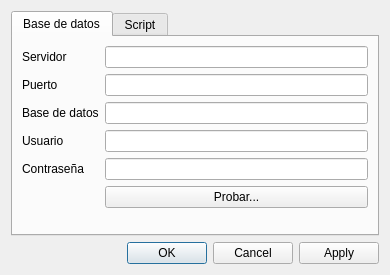
<?xml version="1.0" encoding="UTF-8"?>
<ui version="4.0">
 <class>PreferenciasDlgClass</class>
 <widget class="QDialog" name="PreferenciasDlgClass">
  <property name="geometry">
   <rect>
    <x>0</x>
    <y>0</y>
    <width>390</width>
    <height>275</height>
   </rect>
  </property>
  <property name="windowTitle">
   <string>Preferencias</string>
  </property>
  <layout class="QVBoxLayout" name="verticalLayout">
   <item>
    <widget class="QTabWidget" name="tabWidget">
     <property name="currentIndex">
      <number>0</number>
     </property>
     <widget class="QWidget" name="tab">
      <attribute name="title">
       <string>Base de datos</string>
      </attribute>
      <layout class="QFormLayout" name="formLayout">
       <item row="0" column="0">
        <widget class="QLabel" name="label">
         <property name="text">
          <string>Servidor</string>
         </property>
         <property name="buddy">
          <cstring>servidor</cstring>
         </property>
        </widget>
       </item>
       <item row="0" column="1">
        <widget class="QLineEdit" name="servidor"/>
       </item>
       <item row="2" column="0">
        <widget class="QLabel" name="label_2">
         <property name="text">
          <string>Base de datos</string>
         </property>
         <property name="buddy">
          <cstring>basedatos</cstring>
         </property>
        </widget>
       </item>
       <item row="2" column="1">
        <widget class="QLineEdit" name="basedatos"/>
       </item>
       <item row="3" column="0">
        <widget class="QLabel" name="label_3">
         <property name="text">
          <string>Usuario</string>
         </property>
         <property name="buddy">
          <cstring>usuario</cstring>
         </property>
        </widget>
       </item>
       <item row="4" column="0">
        <widget class="QLabel" name="label_4">
         <property name="text">
          <string>Contraseña</string>
         </property>
         <property name="buddy">
          <cstring>password</cstring>
         </property>
        </widget>
       </item>
       <item row="4" column="1">
        <widget class="QLineEdit" name="password">
         <property name="echoMode">
          <enum>QLineEdit::Password</enum>
         </property>
        </widget>
       </item>
       <item row="5" column="1">
        <widget class="QPushButton" name="probar">
         <property name="text">
          <string>Probar...</string>
         </property>
        </widget>
       </item>
       <item row="3" column="1">
        <widget class="QLineEdit" name="usuario"/>
       </item>
       <item row="1" column="1">
        <widget class="QLineEdit" name="puerto"/>
       </item>
       <item row="1" column="0">
        <widget class="QLabel" name="label_5">
         <property name="text">
          <string>Puerto</string>
         </property>
         <property name="buddy">
          <cstring>puerto</cstring>
         </property>
        </widget>
       </item>
      </layout>
     </widget>
     <widget class="QWidget" name="tab_2">
      <attribute name="title">
       <string>Script</string>
      </attribute>
      <layout class="QVBoxLayout" name="verticalLayout_2">
       <item>
        <widget class="QCheckBox" name="checkScriptStackable">
         <property name="text">
          <string>Emular contextos apilables</string>
         </property>
        </widget>
       </item>
       <item>
        <widget class="QCheckBox" name="beautifier">
         <property name="text">
          <string>Embellecer fórmulas en informe de cálculo</string>
         </property>
        </widget>
       </item>
       <item>
        <spacer name="verticalSpacer">
         <property name="orientation">
          <enum>Qt::Vertical</enum>
         </property>
         <property name="sizeHint" stdset="0">
          <size>
           <width>20</width>
           <height>129</height>
          </size>
         </property>
        </spacer>
       </item>
      </layout>
     </widget>
    </widget>
   </item>
   <item>
    <widget class="QDialogButtonBox" name="botones">
     <property name="orientation">
      <enum>Qt::Horizontal</enum>
     </property>
     <property name="standardButtons">
      <set>QDialogButtonBox::Apply|QDialogButtonBox::Cancel|QDialogButtonBox::Ok</set>
     </property>
    </widget>
   </item>
  </layout>
 </widget>
 <tabstops>
  <tabstop>servidor</tabstop>
  <tabstop>puerto</tabstop>
  <tabstop>basedatos</tabstop>
  <tabstop>usuario</tabstop>
  <tabstop>password</tabstop>
  <tabstop>probar</tabstop>
  <tabstop>tabWidget</tabstop>
  <tabstop>botones</tabstop>
 </tabstops>
 <resources/>
 <connections>
  <connection>
   <sender>botones</sender>
   <signal>accepted()</signal>
   <receiver>PreferenciasDlgClass</receiver>
   <slot>accept()</slot>
   <hints>
    <hint type="sourcelabel">
     <x>227</x>
     <y>273</y>
    </hint>
    <hint type="destinationlabel">
     <x>157</x>
     <y>274</y>
    </hint>
   </hints>
  </connection>
  <connection>
   <sender>botones</sender>
   <signal>rejected()</signal>
   <receiver>PreferenciasDlgClass</receiver>
   <slot>reject()</slot>
   <hints>
    <hint type="sourcelabel">
     <x>316</x>
     <y>260</y>
    </hint>
    <hint type="destinationlabel">
     <x>286</x>
     <y>274</y>
    </hint>
   </hints>
  </connection>
 </connections>
</ui>
